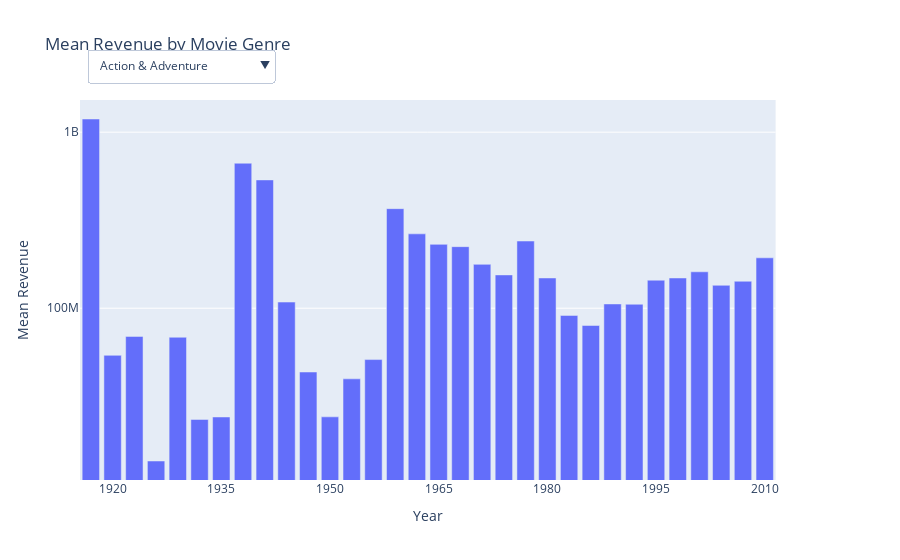

Notebook source saved alongside this figure:
### Markdown cell above
For the next step, we wanted to direct our attention to the average box office revenue generated by each genre. We have created an interactive plot where you can select the average revenue distributions from our larger set of 10 genres.

### Code cell
# This function is used to group years into periods. For instance, if the year is 2021, it will return "2021-2023".
def assign_period(year):
    return f"{year - year % 3}-{year - year % 3 + 2}"


movies_genre['Period_new'] = movies_genre['Movie release year'].apply(assign_period)

# Group by genre and period, then calculate the mean revenue
grouped = movies_genre.groupby(['Dictionnary Movie genres', 'Period_new'])['Inflation-adjusted box office revenue'].mean().reset_index()

#The grouped DataFrame is pivoted to have 'Period_new' as the index and genres as columns with mean revenues as values, which facilitates the creation of the bar chart
pivot_df = grouped.pivot(index='Period_new', columns='Dictionnary Movie genres', values='Inflation-adjusted box office revenue')

fig = make_subplots(specs=[[{"secondary_y": True}]])

first_genre = pivot_df.columns[0]
buttons = []

for genre in pivot_df.columns:
    visible = True if genre == first_genre else False
    fig.add_trace(
        go.Bar(x=pivot_df.index, y=pivot_df[genre], name=genre, visible=visible),
        secondary_y=False,
    )
    buttons.append(
      dict(
          method='update',
          label=genre,
          args=[{'visible': [genre == g for g in pivot_df.columns]},
                {'title': f'Mean Revenue for {genre} Movies'}]
      )
    )

fig.update_layout(
    title_text="Mean Revenue by Movie Genre",
    xaxis_title="Year",
    yaxis_title="Mean Revenue",
    barmode='group'
)


all_revenues = pivot_df.to_numpy().flatten()
all_revenues = all_revenues[~np.isnan(all_revenues)]
min_revenue = np.min(all_revenues)
max_revenue = np.max(all_revenues)

y_ticks = [10**i for i in range(int(np.log10(min_revenue)), int(np.log10(max_revenue))+1)]
fig.update_yaxes(type="log", tickvals=y_ticks, secondary_y=False)

fig.update_layout(
    updatemenus=[
        dict(
            active=0,
            buttons=buttons,
            direction="down",
            pad={"r": 10, "t": 10},
            showactive=True,
            x=0.01,
            xanchor="left",
            y=1.16,
            yanchor="top"
        ),
    ]
)

periods = pivot_df.index
tickvals_x = [period for period in periods if int(period.split('-')[0]) % 5 == 0]
ticktext_x = [period.split('-')[0] for period in periods if int(period.split('-')[0]) % 5 == 0]


fig.update_xaxes(
    tickmode='array',
    tickvals=tickvals_x,
    ticktext=ticktext_x,
    tickangle=0
)


#fig.write_html("./plots/adam_genre_revenu.html")

fig.show()

### Figure 1 — Plotly figure (JSON) as saved in the notebook; plotly's stock layout.template omitted (floating-point values rounded to 4 significant figures)
{"data": [{"name": "Action & Adventure", "type": "bar", "visible": true, "x": ["1914-1916", "1920-1922", "1923-1925", "1926-1928", "1929-1931", "1932-1934", "1935-1937", "1938-1940", "1941-1943", "1944-1946", "1947-1949", "1950-1952", "1953-1955", "1956-1958", "1959-1961", "1962-1964", "1965-1967", "1968-1970", "1971-1973", "1974-1976", "1977-1979", "1980-1982", "1983-1985", "1986-1988", "1989-1991", "1992-1994", "1995-1997", "1998-2000", "2001-2003", "2004-2006", "2007-2009", "2010-2012"], "xaxis": "x", "y": [1188000000.0, 54001575, 69160000.0, 13560000.0, 68410000.0, 23350000.0, 24110000.0, 666300000.0, 535600000.0, 108400000.0, 43430000.0, 24160000.0, 39710000.0, 51100000.0, 367800000.0, 264500000.0, 230600000.0, 223700000.0, 177500000.0, 154600000.0, 240900000.0, 148500000.0, 91040000.0, 79800000.0, 105800000.0, 105300000.0, 144300000.0, 148500000.0, 161000000.0, 135000000.0, 142300000.0, 193300000.0], "yaxis": "y"}, {"name": "Animation & Experimental", "type": "bar", "visible": false, "x": ["1914-1916", "1920-1922", "1923-1925", "1926-1928", "1929-1931", "1932-1934", "1935-1937", "1938-1940", "1941-1943", "1944-1946", "1947-1949", "1950-1952", "1953-1955", "1956-1958", "1959-1961", "1962-1964", "1965-1967", "1968-1970", "1971-1973", "1974-1976", "1977-1979", "1980-1982", "1983-1985", "1986-1988", "1989-1991", "1992-1994", "1995-1997", "1998-2000", "2001-2003", "2004-2006", "2007-2009", "2010-2012"], "xaxis": "x", "y": [null, null, null, null, null, 22820000.0, 6934000000.0, 1436000000.0, 994800000.0, 800000000.0, null, 846500000.0, 546400000.0, 11030000.0, 1079000000.0, 94120000.0, 748800000.0, 191800000.0, 106000000.0, 42280000.0, 103700000.0, 71340000.0, 86100000.0, 113600000.0, 181200000.0, 129800000.0, 134300000.0, 175600000.0, 162200000.0, 149600000.0, 209300000.0, 242700000.0], "yaxis": "y"}, {"name": "Comedy", "type": "bar", "visible": false, "x": ["1914-1916", "1920-1922", "1923-1925", "1926-1928", "1929-1931", "1932-1934", "1935-1937", "1938-1940", "1941-1943", "1944-1946", "1947-1949", "1950-1952", "1953-1955", "1956-1958", "1959-1961", "1962-1964", "1965-1967", "1968-1970", "1971-1973", "1974-1976", "1977-1979", "1980-1982", "1983-1985", "1986-1988", "1989-1991", "1992-1994", "1995-1997", "1998-2000", "2001-2003", "2004-2006", "2007-2009", "2010-2012"], "xaxis": "x", "y": [null, 22790000.0, 38570000.0, 13560000.0, 19210000.0, 26360000.0, 26950000.0, 33010000.0, 17400000.0, 35940000.0, 37960000.0, 22350000.0, 30060000.0, 30270000.0, 84670000.0, 286800000.0, 133800000.0, 154900000.0, 160000000.0, 145300000.0, 160800000.0, 76630000.0, 66190000.0, 69520000.0, 74410000.0, 75130000.0, 65680000.0, 80130000.0, 86240000.0, 74760000.0, 77080000.0, 90990000.0], "yaxis": "y"}, {"name": "Crime & Mystery", "type": "bar", "visible": false, "x": ["1914-1916", "1920-1922", "1923-1925", "1926-1928", "1929-1931", "1932-1934", "1935-1937", "1938-1940", "1941-1943", "1944-1946", "1947-1949", "1950-1952", "1953-1955", "1956-1958", "1959-1961", "1962-1964", "1965-1967", "1968-1970", "1971-1973", "1974-1976", "1977-1979", "1980-1982", "1983-1985", "1986-1988", "1989-1991", "1992-1994", "1995-1997", "1998-2000", "2001-2003", "2004-2006", "2007-2009", "2010-2012"], "xaxis": "x", "y": [null, null, null, null, null, 15790000.0, 11730000.0, 12120000.0, 52750000.0, 63410000.0, 24210000.0, 18630000.0, 41410000.0, 27930000.0, 43370000.0, 87870000.0, 128400000.0, 275300000.0, 212900000.0, 136400000.0, 99520000.0, 38400000.0, 43010000.0, 54360000.0, 71890000.0, 72480000.0, 60570000.0, 70220000.0, 81140000.0, 100500000.0, 75430000.0, 112000000.0], "yaxis": "y"}, {"name": "Documentary & Realism", "type": "bar", "visible": false, "x": ["1914-1916", "1920-1922", "1923-1925", "1926-1928", "1929-1931", "1932-1934", "1935-1937", "1938-1940", "1941-1943", "1944-1946", "1947-1949", "1950-1952", "1953-1955", "1956-1958", "1959-1961", "1962-1964", "1965-1967", "1968-1970", "1971-1973", "1974-1976", "1977-1979", "1980-1982", "1983-1985", "1986-1988", "1989-1991", "1992-1994", "1995-1997", "1998-2000", "2001-2003", "2004-2006", "2007-2009", "2010-2012"], "xaxis": "x", "y": [null, null, null, null, null, null, null, null, 11080000.0, null, 13780000.0, 197800000.0, 84630000.0, 14950000.0, null, 3255000000.0, 27410000.0, 161100000.0, 124700000.0, 296200000.0, 101200000.0, 34770000.0, 31140000.0, 28310000.0, 46020000.0, 58410000.0, 5661000.0, 74810000.0, 68250000.0, 42180000.0, 65600000.0, 12190000.0], "yaxis": "y"}, {"name": "Drama & Romance", "type": "bar", "visible": false, "x": ["1914-1916", "1920-1922", "1923-1925", "1926-1928", "1929-1931", "1932-1934", "1935-1937", "1938-1940", "1941-1943", "1944-1946", "1947-1949", "1950-1952", "1953-1955", "1956-1958", "1959-1961", "1962-1964", "1965-1967", "1968-1970", "1971-1973", "1974-1976", "1977-1979", "1980-1982", "1983-1985", "1986-1988", "1989-1991", "1992-1994", "1995-1997", "1998-2000", "2001-2003", "2004-2006", "2007-2009", "2010-2012"], "xaxis": "x", "y": [597000000.0, 39980000.0, 50620000.0, 38240000.0, 26290000.0, 20150000.0, 26300000.0, 276300000.0, 242900000.0, 86650000.0, 33120000.0, 22000000.0, 45590000.0, 42960000.0, 225500000.0, 302400000.0, 237700000.0, 188000000.0, 245900000.0, 183300000.0, 193200000.0, 90740000.0, 52680000.0, 56130000.0, 66860000.0, 69100000.0, 70590000.0, 67530000.0, 74630000.0, 59550000.0, 52490000.0, 67720000.0], "yaxis": "y"}, {"name": "Historical & Biographical", "type": "bar", "visible": false, "x": ["1914-1916", "1920-1922", "1923-1925", "1926-1928", "1929-1931", "1932-1934", "1935-1937", "1938-1940", "1941-1943", "1944-1946", "1947-1949", "1950-1952", "1953-1955", "1956-1958", "1959-1961", "1962-1964", "1965-1967", "1968-1970", "1971-1973", "1974-1976", "1977-1979", "1980-1982", "1983-1985", "1986-1988", "1989-1991", "1992-1994", "1995-1997", "1998-2000", "2001-2003", "2004-2006", "2007-2009", "2010-2012"], "xaxis": "x", "y": [null, null, 8351000.0, null, null, 34360000.0, 22990000.0, 2310000000.0, 18490000.0, 29330000.0, 23190000.0, 24280000.0, 42760000.0, 27080000.0, 223000000.0, 236600000.0, 257200000.0, 123100000.0, 425200000.0, 141200000.0, 67570000.0, 54160000.0, 50850000.0, 63610000.0, 89770000.0, 55240000.0, 95100000.0, 57860000.0, 75730000.0, 73940000.0, 49990000.0, 74100000.0], "yaxis": "y"}, {"name": "Horror & Thriller", "type": "bar", "visible": false, "x": ["1914-1916", "1920-1922", "1923-1925", "1926-1928", "1929-1931", "1932-1934", "1935-1937", "1938-1940", "1941-1943", "1944-1946", "1947-1949", "1950-1952", "1953-1955", "1956-1958", "1959-1961", "1962-1964", "1965-1967", "1968-1970", "1971-1973", "1974-1976", "1977-1979", "1980-1982", "1983-1985", "1986-1988", "1989-1991", "1992-1994", "1995-1997", "1998-2000", "2001-2003", "2004-2006", "2007-2009", "2010-2012"], "xaxis": "x", "y": [null, null, 27430000.0, null, 189500000.0, 17800000.0, null, 17230000.0, 51080000.0, 65930000.0, 80920000.0, 17920000.0, 28280000.0, 25960000.0, 64450000.0, 212600000.0, 174800000.0, 286300000.0, 209700000.0, 200000000.0, 129200000.0, 72440000.0, 65630000.0, 45980000.0, 81800000.0, 109000000.0, 111200000.0, 108800000.0, 104100000.0, 98170000.0, 97060000.0, 102200000.0], "yaxis": "y"}, {"name": "Musical & Performing Arts", "type": "bar", "visible": false, "x": ["1914-1916", "1920-1922", "1923-1925", "1926-1928", "1929-1931", "1932-1934", "1935-1937", "1938-1940", "1941-1943", "1944-1946", "1947-1949", "1950-1952", "1953-1955", "1956-1958", "1959-1961", "1962-1964", "1965-1967", "1968-1970", "1971-1973", "1974-1976", "1977-1979", "1980-1982", "1983-1985", "1986-1988", "1989-1991", "1992-1994", "1995-1997", "1998-2000", "2001-2003", "2004-2006", "2007-2009", "2010-2012"], "xaxis": "x", "y": [null, null, null, 61990000.0, 22330000.0, 32720000.0, 524300000.0, 140500000.0, 30190000.0, 303900000.0, 31430000.0, 44480000.0, 56540000.0, 41330000.0, 130400000.0, 459000000.0, 448300000.0, 183000000.0, 107800000.0, 249100000.0, 255200000.0, 76600000.0, 60200000.0, 64320000.0, 75040000.0, 185600000.0, 92930000.0, 61540000.0, 67620000.0, 45730000.0, 88520000.0, 112900000.0], "yaxis": "y"}, {"name": "Science Fiction & Fantasy", "type": "bar", "visible": false, "x": ["1914-1916", "1920-1922", "1923-1925", "1926-1928", "1929-1931", "1932-1934", "1935-1937", "1938-1940", "1941-1943", "1944-1946", "1947-1949", "1950-1952", "1953-1955", "1956-1958", "1959-1961", "1962-1964", "1965-1967", "1968-1970", "1971-1973", "1974-1976", "1977-1979", "1980-1982", "1983-1985", "1986-1988", "1989-1991", "1992-1994", "1995-1997", "1998-2000", "2001-2003", "2004-2006", "2007-2009", "2010-2012"], "xaxis": "x", "y": [null, null, null, null, 189500000.0, 45100000.0, 3478000000.0, 975000000.0, 808000000.0, 23320000.0, 33900000.0, 77960000.0, 61450000.0, 39810000.0, 172900000.0, 304900000.0, 309100000.0, 230700000.0, 107600000.0, 185500000.0, 369000000.0, 141800000.0, 89220000.0, 64340000.0, 142200000.0, 140100000.0, 146000000.0, 170700000.0, 237900000.0, 165100000.0, 190500000.0, 237800000.0], "yaxis": "y"}], "layout": {"barmode": "group", "title": {"text": "Mean Revenue by Movie Genre"}, "updatemenus": [{"active": 0, "buttons": [{"args": [{"visible": [true, false, false, false, false, false, false, false, false, false]}, {"title": "Mean Revenue for Action & Adventure Movies"}], "label": "Action & Adventure", "method": "update"}, {"args": [{"visible": [false, true, false, false, false, false, false, false, false, false]}, {"title": "Mean Revenue for Animation & Experimental Movies"}], "label": "Animation & Experimental", "method": "update"}, {"args": [{"visible": [false, false, true, false, false, false, false, false, false, false]}, {"title": "Mean Revenue for Comedy Movies"}], "label": "Comedy", "method": "update"}, {"args": [{"visible": [false, false, false, true, false, false, false, false, false, false]}, {"title": "Mean Revenue for Crime & Mystery Movies"}], "label": "Crime & Mystery", "method": "update"}, {"args": [{"visible": [false, false, false, false, true, false, false, false, false, false]}, {"title": "Mean Revenue for Documentary & Realism Movies"}], "label": "Documentary & Realism", "method": "update"}, {"args": [{"visible": [false, false, false, false, false, true, false, false, false, false]}, {"title": "Mean Revenue for Drama & Romance Movies"}], "label": "Drama & Romance", "method": "update"}, {"args": [{"visible": [false, false, false, false, false, false, true, false, false, false]}, {"title": "Mean Revenue for Historical & Biographical Movies"}], "label": "Historical & Biographical", "method": "update"}, {"args": [{"visible": [false, false, false, false, false, false, false, true, false, false]}, {"title": "Mean Revenue for Horror & Thriller Movies"}], "label": "Horror & Thriller", "method": "update"}, {"args": [{"visible": [false, false, false, false, false, false, false, false, true, false]}, {"title": "Mean Revenue for Musical & Performing Arts Movies"}], "label": "Musical & Performing Arts", "method": "update"}, {"args": [{"visible": [false, false, false, false, false, false, false, false, false, true]}, {"title": "Mean Revenue for Science Fiction & Fantasy Movies"}], "label": "Science Fiction & Fantasy", "method": "update"}], "direction": "down", "pad": {"r": 10, "t": 10}, "showactive": true, "x": 0.01, "xanchor": "left", "y": 1.16, "yanchor": "top"}], "xaxis": {"anchor": "y", "domain": [0, 0.94], "tickangle": 0, "tickmode": "array", "ticktext": ["1920", "1935", "1950", "1965", "1980", "1995", "2010"], "tickvals": ["1920-1922", "1935-1937", "1950-1952", "1965-1967", "1980-1982", "1995-1997", "2010-2012"], "title": {"text": "Year"}}, "yaxis": {"anchor": "x", "domain": [0, 1], "tickvals": [1000000, 10000000, 100000000, 1000000000], "title": {"text": "Mean Revenue"}, "type": "log"}, "yaxis2": {"anchor": "x", "overlaying": "y", "side": "right"}}}
